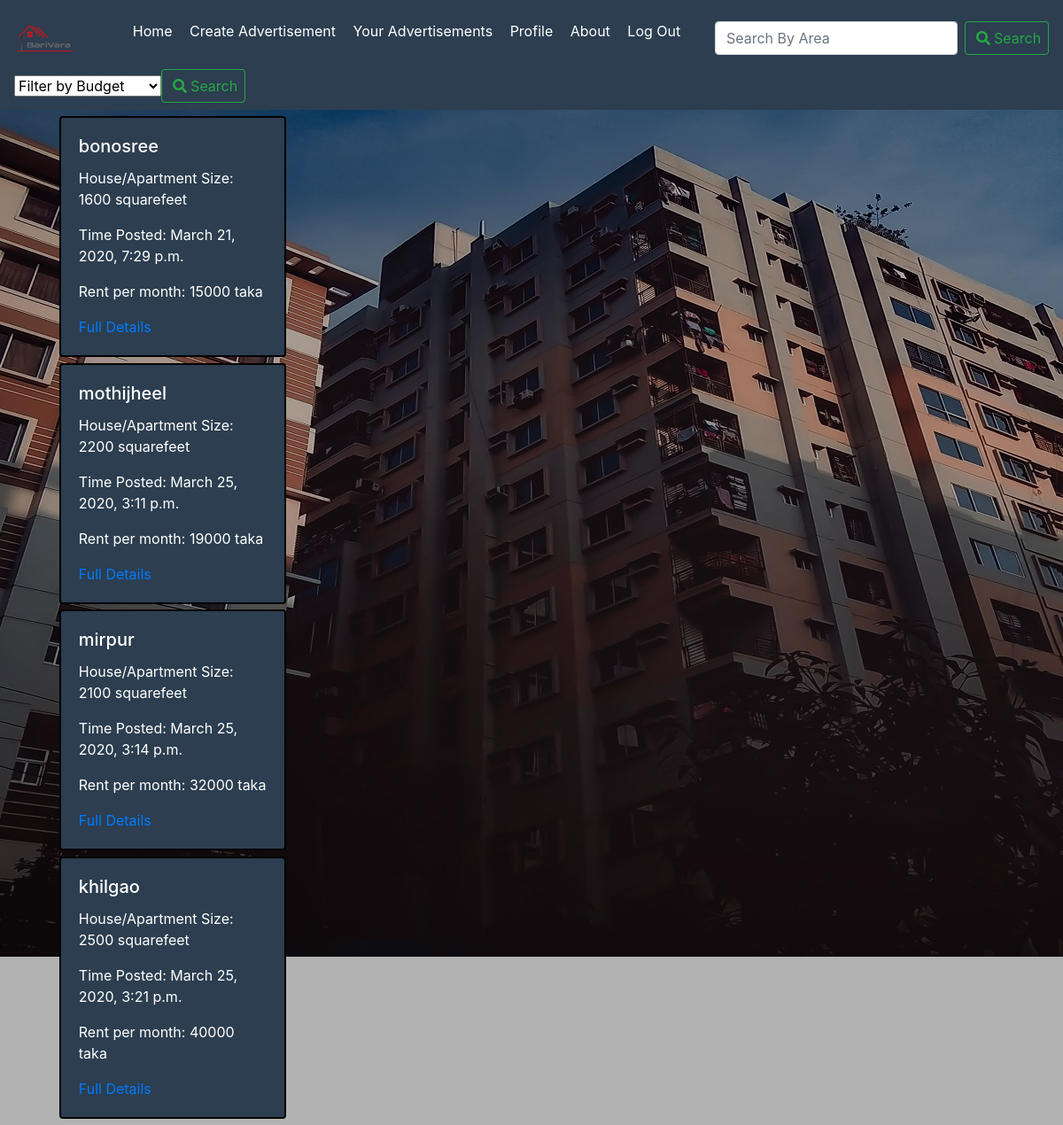
The app's page /BariVara/ with its own data.
### BariVara/models.py (models this page shows, shortened)
class advertisements(models.Model):
    PLACE=[
        ('mothijheel', 'Mothijheel'),
        ('bonosree', 'Bonosree'),
        ('mirpur', 'Mirpur'),
        ('khilgao', 'Khilgao'),
        ('gulshan', 'Gulshan'),
        ('badda', 'Badda'),
        ('uttora', 'Uttora'),
        ('banani', 'Banani'),
    ]
    place=models.CharField(max_length=30,choices=PLACE)
    address=models.CharField(max_length=50)
    bedroom=models.PositiveSmallIntegerField()
    bathroom=models.PositiveSmallIntegerField()
    rent=models.PositiveIntegerField()
    size=models.PositiveIntegerField()
    date_posted=models.DateTimeField(default=timezone.now)
    owner= models.ForeignKey(User,on_delete=models.CASCADE)
    number=models.PositiveIntegerField(null=True)

### BariVara/views.py (the view)
# urls.py: path('', views.HomePage, name='HomePage'),
def HomePage(request):
    context={
        'advertisements':advertisements.objects.all()
    }
    return render (request, 'BariVara/HomePage.html',context)

### BariVara/templates/BariVara/HomePage.html (shortened to what this page needs)
{% extends "BariVara/Base.html" %}
{% block content %}
<div class="container">
  {% for ad in advertisements %}
     <div class="col-sm-4">
        <div class="card" style="width: 16rem;">
          <div class="card-body">
            <h5 class="card-title">{{ad.place}}</h5>
            <p>House/Apartment Size: {{ad.size}} squarefeet</p>
            <p>Time Posted: {{ad.date_posted}}</p>
            <p>Rent per month: {{ad.rent}} taka</p>
            <a href='{% url 'advertisement_details' ad.id  %}' class="card-link">Full Details</a>
          </div>
        </div>
      </div>
  {% endfor %}
</div>
{% endblock content %}

### BariVara/templates/BariVara/Base.html (style rules this page uses)
body { background-color: #2C3E50; background:linear-gradient(rgba(0,0,0,.3),rgba(0,0,0,.3)),url('/BariVara/static/BariVara/City5.jpg') no-repeat; }

### BariVara/templates/BariVara/HomePage.html (style rules this page uses)
.card { background-color: #2C3E50; color: white; border: 2px solid black; margin: 2%; }

### records on screen
advertisements: place "bonosree", size "1600", date_posted "March 21, 2020, 7:29 p.m.", rent "15000"
advertisements: place "mothijheel", size "2200", date_posted "March 25, 2020, 3:11 p.m.", rent "19000"
advertisements: place "mirpur", size "2100", date_posted "March 25, 2020, 3:14 p.m.", rent "32000"
advertisements: place "khilgao", size "2500", date_posted "March 25, 2020, 3:21 p.m.", rent "40000"
